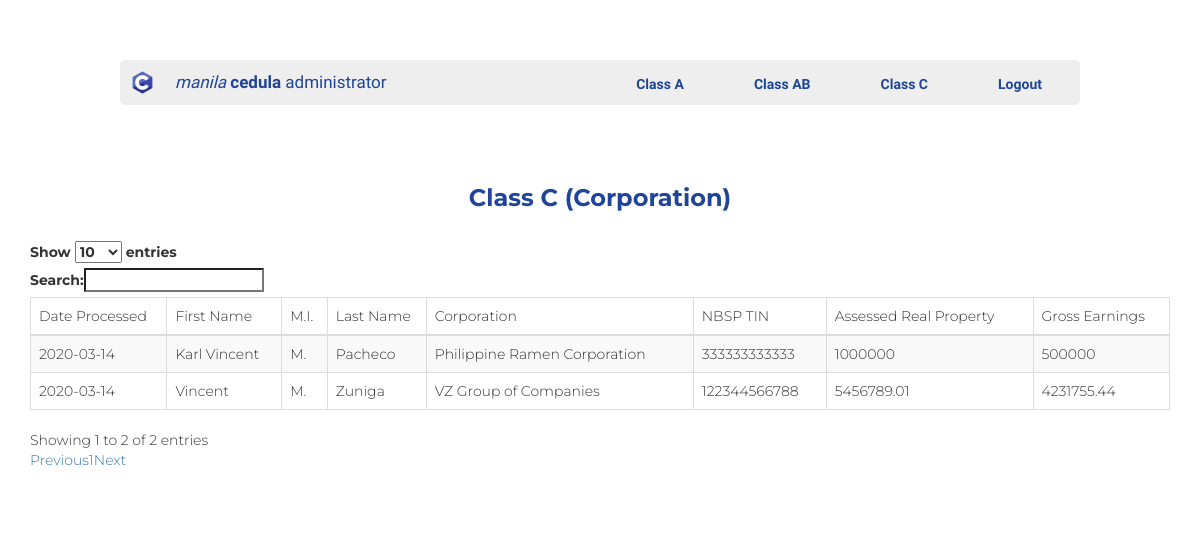
/admin_class_c.php (signed in), run on the app's committed database.
### tables this page shows
CREATE TABLE `classc` (
  `ID` int(11) NOT NULL,
  `queueNo` varchar(14) NOT NULL,
  `dateProcessed` date NOT NULL,
  `timeProcessed` time NOT NULL,
  `firstName` varchar(50) NOT NULL,
  `middle` varchar(5) NOT NULL,
  `lastName` varchar(30) NOT NULL,
  `corporation` varchar(100) NOT NULL,
  `addressOfCorporation` varchar(100) NOT NULL,
  `dateOfRegistration` date NOT NULL,
  `placeOfRegistration` varchar(100) NOT NULL,
  `natureOfBusiness` varchar(50) NOT NULL,
  `nbspTIN` bigint(20) NOT NULL,
  `assessedRealProperty` double NOT NULL,
  `grossEarnings` double NOT NULL
);

### admin_class_c_table.php (the view, shortened to what this page needs)
<thead>
     <tr>
          <td>Date Processed</td>
          <td>First Name</td>
          <td>M.I.</td>
          <td>Last Name</td>
          <td>Corporation</td>
          <td>NBSP TIN</td>
          <td>Assessed Real Property</td>
          <td>Gross Earnings</td>
     </tr>
</thead>
<?php
     $con = mysqli_connect('localhost', 'root', '');
     mysqli_select_db($con, 'cedula');
     $query = "SELECT * FROM classc";
     $result=mysqli_query($con, $query);
     while($row = mysqli_fetch_array($result))
     {
     echo '
     <tr>
          <td>'.$row["dateProcessed"].'</td>
          <td>'.$row["firstName"].'</td>
          <td>'.$row["middle"].'</td>
          <td>'.$row["lastName"].'</td>
          <td>'.$row["corporation"].'</td>
          <td>'.$row["nbspTIN"].'</td>
          <td>'.$row["assessedRealProperty"].'</td>
          <td>'.$row["grossEarnings"].'</td>
     </tr>
     ';
     }
?>

### style.css (style rules this page uses)
* { margin: 0; padding: 0; }
html { background-color: #1f4498; color: white; font-family: 'Muli'; font-weight: 300; font-size: 20px; text-rendering: optimizeLegibility; }

### data on the page
classc: dateProcessed "2020-03-14", firstName "Karl Vincent", middle "M.", lastName "Pacheco", corporation "Philippine Ramen Corporation", nbspTIN "333333333333", assessedRealProperty "1000000", grossEarnings "500000"
classc: dateProcessed "2020-03-14", firstName "Vincent", middle "M.", lastName "Zuniga", corporation "VZ Group of Companies", nbspTIN "122344566788", assessedRealProperty "5456789.01", grossEarnings "4231755.44"
